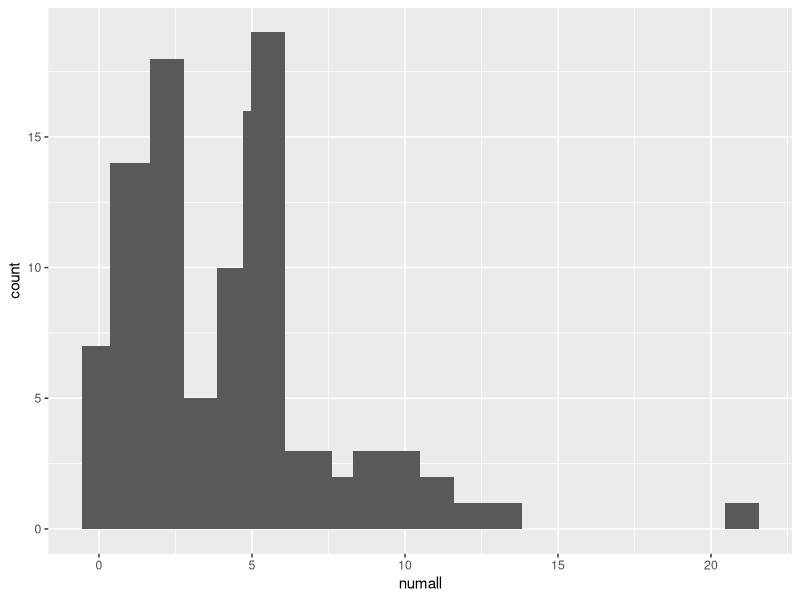
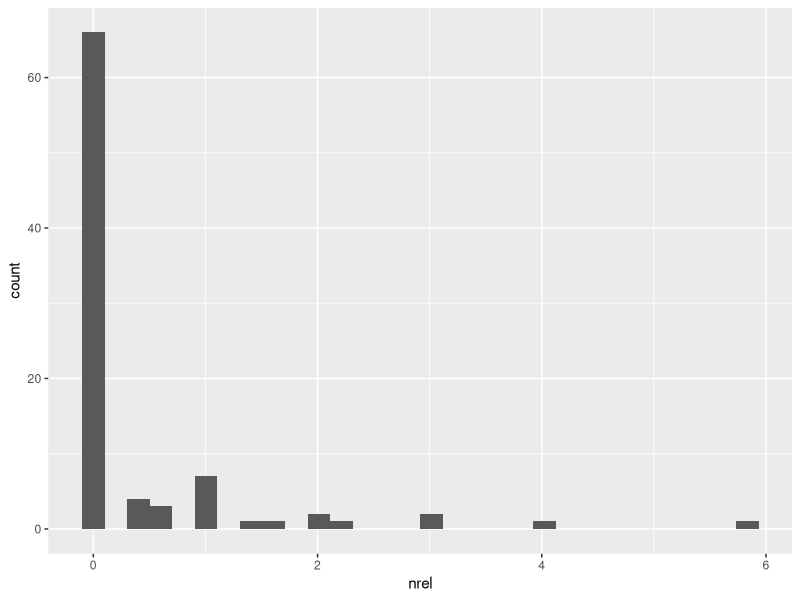
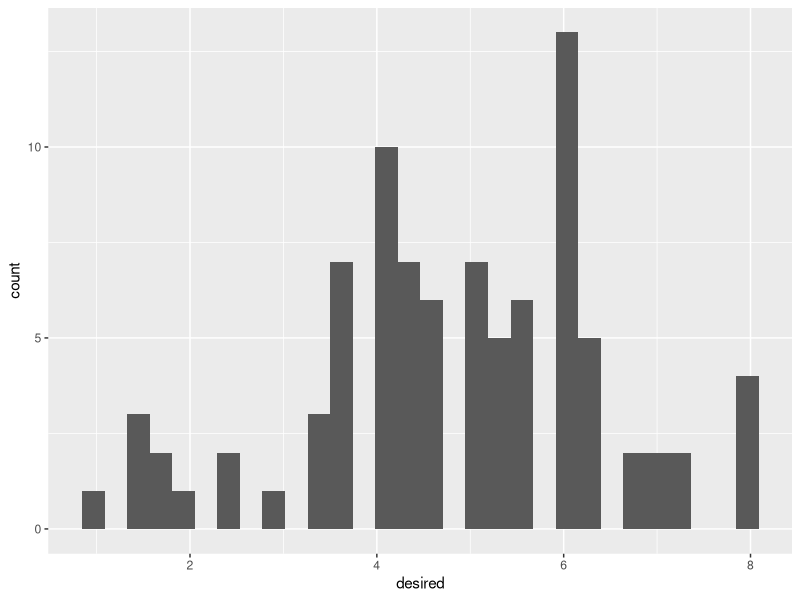
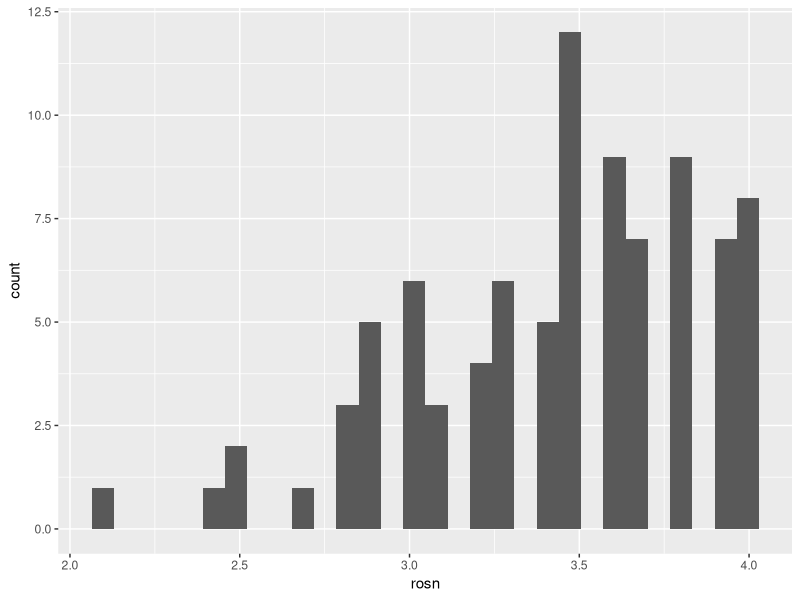
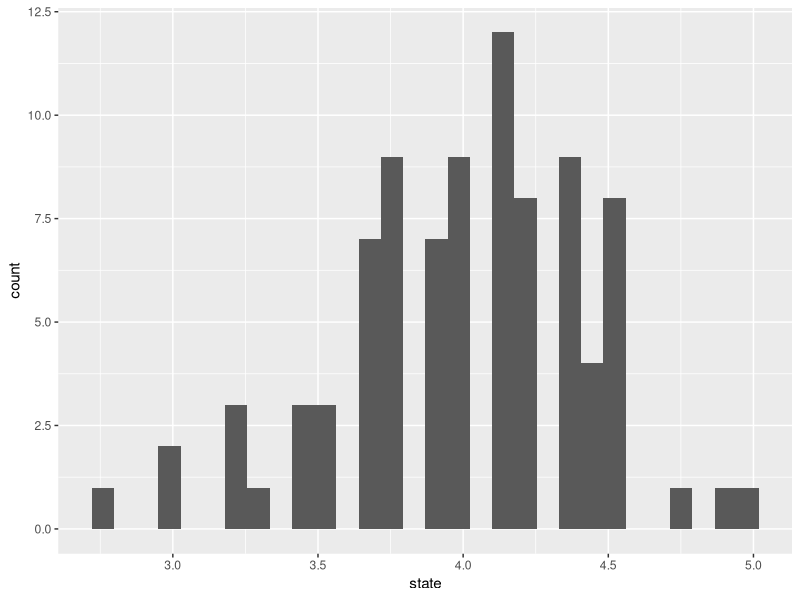
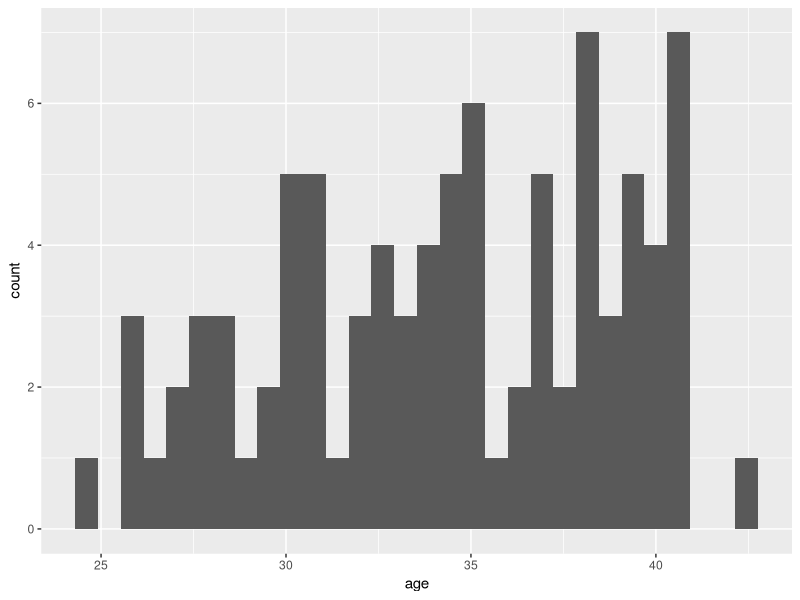

Generate these figures, in order, with R: (Note: this script raises an error after producing the figures.)
## ---- chunk 1
knitr::opts_chunk$set(echo = TRUE)
## ---- chunk 2

pkg <- c('car', 'plyr', 'ggplot2', 'Hmisc', 'stargazer',
         'ggpubr', 'gridExtra', 'wesanderson', 'MASS')

lapply(pkg, require, character.only = T)

#change to your git location
#setwd("C:\Users\nishray\Documents\Berkeley_MIDS\W271\w271_lab2\DeHartSimplified.csv")

# data_c <- read.csv("C:\\Users\\nishray\\Documents\\Berkeley_MIDS\\W271\\w271_lab2\\DeHartSimplified.csv")
data_c <- read.csv("DeHartSimplified.csv", sep=",")
## ---- chunk 3
# Reducing data to first Saturday following the texbook methodology
df_sat <- data_c[data_c$dayweek == 6,]
## ---- chunk 4
# Missing Data Inspection
df_sat[which(complete.cases(df_sat) == F),]
## ---- chunk 5
#library(sos)
#findFn("describe")
# May be overdoing it
Hmisc::describe(df_sat, skew = T)

#par(mfrow=c(1,3))

#Variables of immediate interest: rosn = self-worth, nrel=negative relationship interactions, desired = desire to drink
#We see that Id identifies a single respondant: each respondant has 7 responses (one for each day of the week)
ggplot(data = df_sat, aes(x = numall)) + geom_histogram() + stat_bin(bins = 20)
ggplot(data = df_sat, aes(x = nrel)) + geom_histogram()
ggplot(data = df_sat, aes(x = desired)) + geom_histogram()
ggplot(data = df_sat, aes(x = rosn)) + geom_histogram()
ggplot(data = df_sat, aes(x = state)) + geom_histogram()
ggplot(data = df_sat, aes(x = age)) + geom_histogram()




dplyr::count(data, id)

#We see a skewed response distribution by gender
dplyr::count(data, gender)
## ---- chunk 6
# Plot of dependent variable vs poisson distribution
rel.freq <- table(df_sat$numall)/length(df_sat$numall)
rel.freq2 <- c(rel.freq, rep(0, times=7))
y <- 0:15
prob <- round(dpois(y, mean(df_sat$numall)), 4)
plot(y-0.1, prob, type="h", ylab="Probability", xlab="# of Drinks", main="Observed Data vs Poisson")
axis(side=1, at=seq(0,15,2))
lines(y+0.1, y=rel.freq2, type="h", col='red')
legend(17,0.25, c("Poisson", "Observed"), col=c('black','red'), lty=c('solid','solid'), bty='n')
## ---- chunk 7
#bucket data
data['nrelBucket'] <- transform(data, group=cut(as.numeric(sub('[%]', '', nrel+.001)), 
    breaks=c(0,1, 2, 3, 4,5,6,7,8.1),
    labels=c('0-1', '1-2', '2-3', '3-4', '4-5', '5-6','6-7','7-8')))$group

data['rosnBucket'] <- transform(data, group=cut(as.numeric(sub('[%]', '', rosn)), 
    breaks=c(2,2.5, 3, 3.5, 4),
    labels=c('2-2.5', '2.5-3', '3-3.5', '3.5-4')))$group

data['desiredBucket'] <- transform(data, group=cut(as.numeric(sub('[%]', '', desired+.001)), 
    breaks=c(0,1, 2, 3, 4,5,6,7,8.1),
    labels=c('0-1', '1-2', '2-3', '3-4', '4-5', '5-6','6-7','7-8')))$group

length(data[data$nrel > 0, "nrel"])
#146 observations actually have nrel > 0. This could lead to an overestimation of the effect of nrel, especially in cases where nrel is very high.
data['HasNrel'] = data$nrel > 0

## ---- chunk 8
#distribution of average desired by id
avgDrink <- data.frame(aggregate(desired ~ id, data, mean))
hist(avgDrink$desired)

#we can see that the average desire to drink is also a normal distribution. This suggests that when we are looking at a desire to drink, we might want to consider what that person's "baseline" drinking is

#we can do this by taking a desire to drink as a distance from average desire to drink

data = merge(data, avgDrink, by="id")
data = rename(data, c('desired.y' = 'Id_MeanDrink', 'desired.x' = 'desired'))
## ---- chunk 9
data['desired_adj'] = data$desired - data$Id_MeanDrink
hist(data$desired_adj)

#this gives a normal distribution of desired

## ---- chunk 10
#Split out three variables of interest by gender

biv_1 <- ggplot(data = df_sat, aes(factor(gender), rosn)) + geom_boxplot(aes(fill=factor(gender))) +
         geom_jitter(width=0.1) + xlab("Gender")       + ggtitle("Self-worth")      +
         theme(plot.title=element_text(lineheight=1, face="bold"))

biv_2 <- ggplot(data = df_sat, aes(factor(gender), negevent)) + geom_boxplot(aes(fill=factor(gender))) +
         geom_jitter(width=0.1) + xlab("negevent")       + ggtitle("Neg. Rel. Events")      +
         theme(plot.title=element_text(lineheight=1, face="bold"))

biv_3 <- ggplot(data = df_sat, aes(factor(gender), desired)) + geom_boxplot(aes(fill=factor(gender))) +
         geom_jitter(width=0.1) + xlab("desired")       + ggtitle("Drinking Desire")      +
         theme(plot.title=element_text(lineheight=1, face="bold"))

ggarrange(biv_1, biv_2, biv_3, ncol=3, common.legend = TRUE, legend="bottom")
## ---- chunk 11

# Does  self esteem relate to desire to drink
ggplot(data = data, aes(x = rosn, y = desired)) + geom_point(alpha = 0.3) +
  geom_smooth() + xlab("Self-Esteem") + ylab("Desire to Drink")

# Does Negative Romantic events relate to the desire to drink
ggplot(data = data, aes(x = nrel, y = desired)) + geom_point(alpha = 0.3) +
  geom_smooth() + xlab("Negative Romantic Events") + ylab("Desire to Drink")

# Does Self-Esteem  relate to Total drink consumption
ggplot(data = data, aes(x = rosn, y = numall)) + geom_point(alpha = 0.3) +
  geom_smooth() + xlab("Self-Esteem") + ylab("Total Drink Consumption")

# Looking At the Desire to Drink by Negative Events by Gender
ggplot(data = data, aes(x = rosn, y = desired, fill = as.factor(gender))) + geom_point(alpha = 0.3) +
  geom_smooth() + xlab("Self-Esteem") + ylab("Desire to Drink")

# Does self-esteem vary by gender?
ggplot(data = data, aes(x = as.factor(gender), y = rosn)) + geom_boxplot(aes(fill=factor(gender))) + geom_jitter(width=0.1)

# Does self-esteem vary by age
ggplot(data = data, aes(x = age, y = rosn)) + geom_point(alpha = 0.3) +
  geom_smooth() + xlab("Age") + ylab("Self-Esteem")

# Numall by desire to drink, colorized by nrel binarized

ggplot(data = data, aes(x = desired, y = numall, colour = as.factor(HasNrel))) + 
  geom_point() + geom_smooth() + xlab("Total Drink Consumption") +
  ylab("Desire to Drink")

# Numall by desire to drink, colorized by self esteem

ggplot(data = data, aes(x = desired, y = numall, color = rosn)) + 
  geom_point() + geom_smooth() + xlab("Total Drink Consumption") +
  ylab("Desire to Drink")

# plot nrel versus rosn, colored by desire to drink
ggplot(data, aes(x=nrel, y=rosn,color=desired)) + geom_point()
## ---- chunk 12
#volume and mean desire to drink in each bucket
dplyr::count(data, nrelBucket, rosnBucket, desiredBucket)

xtabs(desired ~ nrelBucket, aggregate(desired ~ nrelBucket, data, mean))
xtabs(desired ~ rosnBucket, aggregate(desired ~ rosnBucket, data, mean))

xtabs(desired ~ nrelBucket + rosnBucket, aggregate(desired ~ nrelBucket + rosnBucket, data, mean))
table(data$nrelBucket, data$rosnBucket)

## ---- chunk 13
data.frame(aggregate(desired ~ HasNrel, data, mean))
#little difference between 0 and nonzero here.
#test for significance of difference using wilcoxon rank sum test
#unaltered desired to drink - nonsignificant, closer to significance
wilcox.test(data[data$nrel > 0, "desired"], data[data$nrel == 0, "desired"])
#adjusted desire to drink - nonsignificant
wilcox.test(data[data$nrel > 0, "desired_adj"], data[data$nrel == 0, "desired_adj"])
## ---- chunk 14
mod <- glm(numall ~ nrel + rosn + nrel*rosn, family=poisson(link="log"), data=data)
summary(mod)
